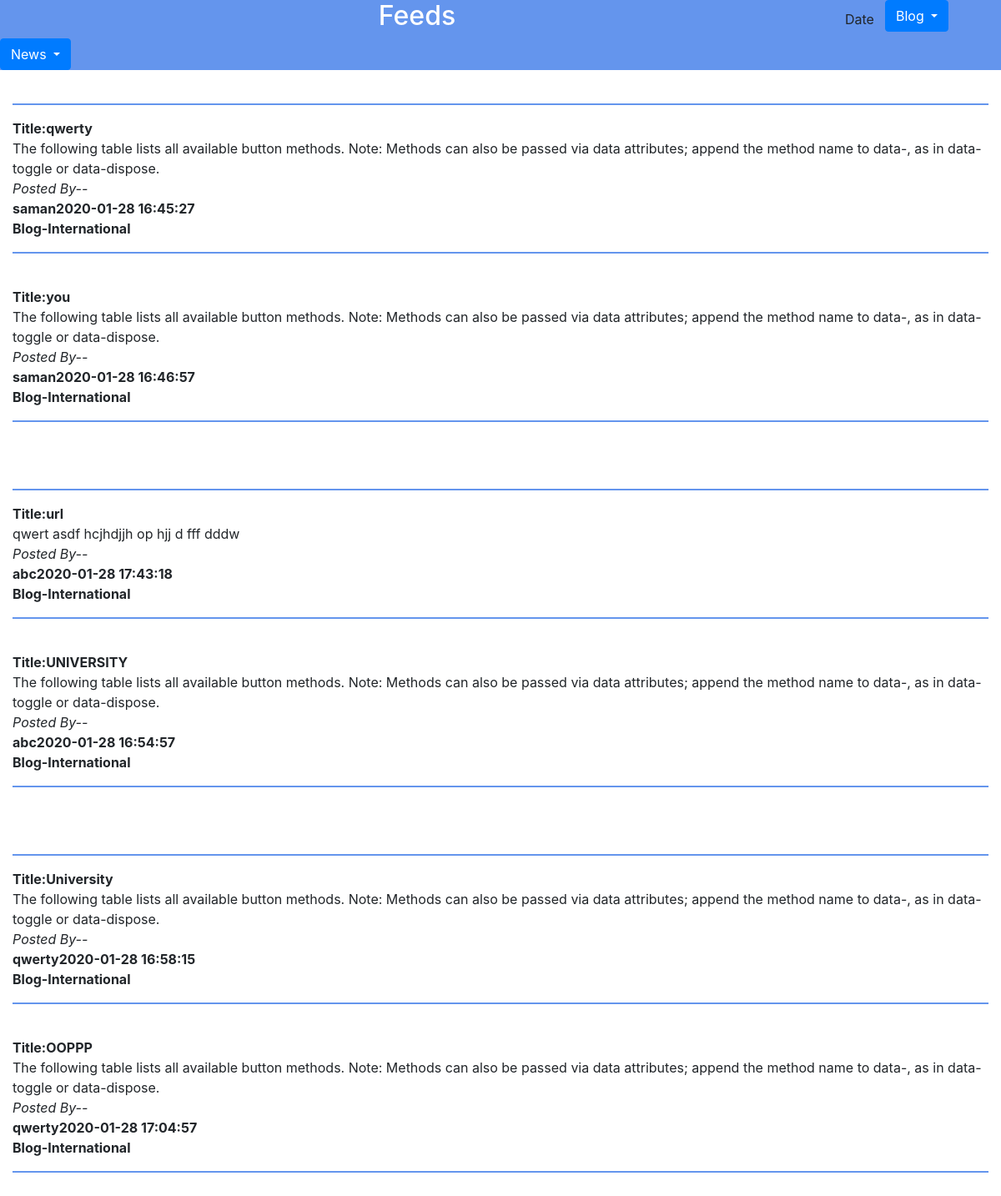
Page /Bloginternational.php on the committed database.
### tables this page shows
CREATE TABLE `posts` (
  `id` int(20) NOT NULL,
  `name` varchar(200) NOT NULL,
  `title` varchar(200) NOT NULL,
  `post` varchar(200) NOT NULL,
  `time` timestamp NOT NULL DEFAULT current_timestamp() ON UPDATE current_timestamp(),
  `Category` varchar(20) NOT NULL
);

CREATE TABLE `posts1` (
  `id` int(20) NOT NULL,
  `name` varchar(200) NOT NULL,
  `title` varchar(200) NOT NULL,
  `post` varchar(200) NOT NULL,
  `time` timestamp NOT NULL DEFAULT current_timestamp() ON UPDATE current_timestamp(),
  `Category` varchar(20) NOT NULL
);

CREATE TABLE `posts2` (
  `id` int(11) NOT NULL,
  `name` varchar(200) NOT NULL,
  `title` varchar(200) NOT NULL,
  `post` varchar(200) NOT NULL,
  `time` timestamp NOT NULL DEFAULT current_timestamp() ON UPDATE current_timestamp(),
  `Category` varchar(20) NOT NULL
);

### Bloginternational.php (the view, shortened to what this page needs)
<?php
$conn = mysqli_connect("localhost","root","","blogapp");
?>
<html>
<head>
    <link type="text/css" rel="stylesheet" href="css/bootstrap.css"/>
</head>
<body>
    <div class="container-fluid">
    <div id="head" class="row">
        <div class="col-md-10" style="text-align:center;"><h2>Feeds</h2></div>
        <button type="button" class="btn">Date</button>
        <div class="dropdown">
  <button type="button" class="btn btn-primary dropdown-toggle" data-toggle="dropdown">
    Blog
  </button>
</div>
<div class="dropdown">
  <button type="button" class="btn btn-primary dropdown-toggle" data-toggle="dropdown">
    News
  </button>
</div>
</div>
<br>
<hr>
<div id="body" class="row">
<div class="col-md-12">
<?php $sql="SELECT * FROM posts WHERE Category='Blog-International'";
$result = $conn->query($sql);
if($result->num_rows > 0){
    while($row = $result->fetch_assoc()){
        echo "<b>"."Title:" .$row["title"]."</b>"."<br>".$row["post"]."<br>"."<i>Posted By--</i><br>"."<b>".$row["name"]."</b>"."<b>".$row["time"]."</b>"."<br>"."<b>".$row["Category"]."</b>";
    echo "<hr>";
    echo "<br>";
    }
} else{
    echo "0 results";
}
?>
</div>
</div>
</div>
<div class="container-fluid">
<br>
<hr>
<div id="body" class="row">
<div class="col-md-12">
<?php $sql="SELECT * FROM posts1 WHERE Category='Blog-International'";
$result = $conn->query($sql);
if($result->num_rows > 0){
while($row = $result->fetch_assoc()){
    echo "<b>"."Title:" .$row["title"]."</b>"."<br>".$row["post"]."<br>"."<i>Posted By--</i><br>"."<b>".$row["name"]."</b>"."<b>".$row["time"]."</b>"."<br>"."<b>".$row["Category"]."</b>";
echo "<hr>";
echo "<br>";
}
} else{
echo "0 results";
}
?>
</div>
</div>
</div>
<div class="container-fluid">
<br>
<hr>
<div id="body" class="row">
<div class="col-md-12">
<?php $sql="SELECT * FROM posts2 WHERE Category='Blog-International'";
$result = $conn->query($sql);
if($result->num_rows > 0){
while($row = $result->fetch_assoc()){
    echo "<b>"."Title:" .$row["title"]."</b>"."<br>".$row["post"]."<br>"."<i>Posted By--</i><br>"."<b>".$row["name"]."</b>"."<b>".$row["time"]."</b>"."<br>"."<b>".$row["Category"]."</b>";
echo "<hr>";
echo "<br>";
}
} else{
echo "0 results";
}
?>
</div>
</div>
</div>
</body>
    </html>

### Bloginternational.php (style rules this page uses)
#head { background-color:cornflowerblue; color:white; }
hr { border: 1px solid cornflowerblue; }

### rows in the picture
posts: title "qwerty", post "The following table lists all available button methods. Note: Methods can also be passed via data attributes; append the method name to data-, as in data-toggle or data-dispose.", name "saman", time "2020-01-28 16:45:27", Category "Blog-International"
posts: title "you", post "The following table lists all available button methods. Note: Methods can also be passed via data attributes; append the method name to data-, as in data-toggle or data-dispose.", name "saman", time "2020-01-28 16:46:57", Category "Blog-International"
posts1: title "url", post "qwert asdf hcjhdjjh op hjj d fff dddw", name "abc", time "2020-01-28 17:43:18", Category "Blog-International"
posts1: title "UNIVERSITY", post "The following table lists all available button methods. Note: Methods can also be passed via data attributes; append the method name to data-, as in data-toggle or data-dispose.", name "abc", time "2020-01-28 16:54:57", Category "Blog-International"
posts2: title "University", post "The following table lists all available button methods. Note: Methods can also be passed via data attributes; append the method name to data-, as in data-toggle or data-dispose.", name "qwerty", time "2020-01-28 16:58:15", Category "Blog-International"
posts2: title "OOPPP", post "The following table lists all available button methods. Note: Methods can also be passed via data attributes; append the method name to data-, as in data-toggle or data-dispose.", name "qwerty", time "2020-01-28 17:04:57", Category "Blog-International"
